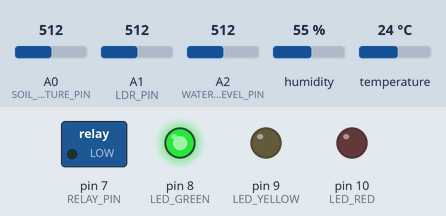
A sketch run on a simulated Arduino Uno, built with avr-gcc and run on an emulated ATmega328P. On the bench: switched loads named in the sketch (green lamp = pin HIGH), output pins drawn as LEDs (lit = HIGH). The test bench sets the inputs (shaded band); at power-on: temperature 24 °C, A0 (SOIL_MOISTURE_PIN) = 512, A2 (WATER_LEVEL_PIN) = 512, A1 (LDR_PIN) = 512, humidity 55 %. What the sketch prints to the serial monitor is not drawn.

Above: at 2.2 s.
2.3 s: temperature set to 34.7 °C
7.2 s: temperature set to 35.6 °C
At 11.2 s:
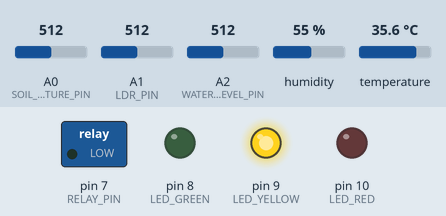
11.5 s: A0 (SOIL_MOISTURE_PIN) set to 704
13.2 s: A0 (SOIL_MOISTURE_PIN) set to 727
At 14.6 s:
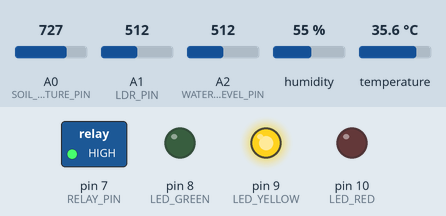
15.5 s: A2 (WATER_LEVEL_PIN) set to 154
19.5 s: A2 (WATER_LEVEL_PIN) set to 147
At 20.4 s:
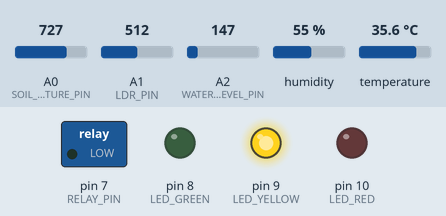
Timing chart, 0 to 22.5 s (numbered marks = the images above; inputs shaded):
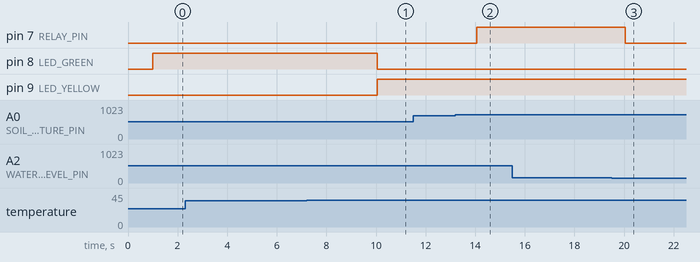

Measured:
- the behaviour switches between 35 and 35.1 °C on temperature (found by bisection; images 0 and 1)
- the behaviour switches between 711 and 712 on A0 (SOIL_MOISTURE_PIN) (found by bisection; images 1 and 2)
- the behaviour switches between 148 and 147 on A2 (WATER_LEVEL_PIN) (found by bisection; images 2 and 3)
- after the input at 2.3 s, every drawn part: stays the same
- after the input at 7.2 s, pin 8 (LED_GREEN): HIGH → LOW after 2.9 s; pin 9 (LED_YELLOW): LOW → HIGH after 2.9 s
- after the input at 11.5 s, every drawn part: stays the same
- after the input at 13.2 s, pin 7 (RELAY_PIN): LOW → HIGH after 0.86 s
- after the input at 15.5 s, every drawn part: stays the same
- after the input at 19.5 s, pin 7 (RELAY_PIN): HIGH → LOW after 0.55 s

The sketch:

smart_agriculture.ino
```cpp
/*
 * ============================================================
 * IoT Smart Agriculture Monitoring System
 * Arduino UNO / ESP32 — Sensor Reading Code
 * ============================================================
 * Sensors:
 *   - DHT22   : Temperature & Humidity  → Pin D2
 *   - Soil Moisture (Capacitive)        → Pin A0
 *   - LDR (Light Dependent Resistor)    → Pin A1
 *   - Water Level Sensor (Analog)       → Pin A2
 *   - Relay (Water Pump Control)        → Pin D7
 *   - LED Indicators                    → Pins D8, D9, D10
 *
 * Libraries needed:
 *   - DHT sensor library by Adafruit (v1.4.6+)
 *   - Adafruit Unified Sensor (v1.1.14+)
 *
 * How to install: Arduino IDE → Tools → Manage Libraries
 *   Search: "DHT sensor library" → Install
 *   Search: "Adafruit Unified Sensor" → Install
 *
 * Serial Monitor: 115200 baud
 * ============================================================
 */

#include <DHT.h>

// ── Pin Definitions ──────────────────────────────────────────
#define DHT_PIN         2       // DHT22 data pin
#define DHT_TYPE        DHT22   // DHT22 (AM2302)
#define SOIL_MOISTURE_PIN A0    // Soil moisture sensor (analog)
#define LDR_PIN         A1      // Light dependent resistor (analog)
#define WATER_LEVEL_PIN A2      // Water level sensor (analog)
#define RELAY_PIN       7       // Relay module (pump control)
#define LED_GREEN       8       // Green LED: normal
#define LED_YELLOW      9       // Yellow LED: warning
#define LED_RED         10      // Red LED: critical alert

// ── Threshold Constants ──────────────────────────────────────
#define SOIL_MOISTURE_LOW    30    // % — start irrigation
#define SOIL_MOISTURE_HIGH   65    // % — stop irrigation
#define TEMP_CRITICAL_HIGH   42.0  // °C — critical heat
#define TEMP_WARNING_HIGH    35.0  // °C — heat warning
#define HUMIDITY_LOW         25.0  // % — low humidity warning
#define WATER_LEVEL_LOW      20    // % — refill tank warning
#define WATER_LEVEL_CRITICAL 5     // % — stop pump (safety)
#define LIGHT_LOW_THRESHOLD  100   // lux — low light

// ── Calibration values (tune for your specific sensor) ───────
#define SOIL_DRY_VALUE   860   // Raw ADC value in dry air
#define SOIL_WET_VALUE   380   // Raw ADC value in water
#define WATER_EMPTY      100   // Raw ADC when tank empty
#define WATER_FULL       900   // Raw ADC when tank full
#define LDR_DARK         950   // Raw ADC in total darkness
#define LDR_BRIGHT       10    // Raw ADC in bright sunlight

// ── Global Objects ───────────────────────────────────────────
DHT dht(DHT_PIN, DHT_TYPE);

// ── State variables ──────────────────────────────────────────
bool  pumpOn      = false;
int   readingNum  = 0;

// ── Timing ───────────────────────────────────────────────────
unsigned long lastReadTime    = 0;
unsigned long lastPrintTime   = 0;
const long    READ_INTERVAL   = 2000;   // ms between readings
const long    PRINT_INTERVAL  = 2000;   // ms between prints

// ════════════════════════════════════════════════════════════
void setup() {
    Serial.begin(115200);
    delay(1000);  // Stabilize serial

    // Pin modes
    pinMode(RELAY_PIN,  OUTPUT);
    pinMode(LED_GREEN,  OUTPUT);
    pinMode(LED_YELLOW, OUTPUT);
    pinMode(LED_RED,    OUTPUT);

    // Initial state: pump OFF, green LED
    digitalWrite(RELAY_PIN,  LOW);
    digitalWrite(LED_GREEN,  HIGH);
    digitalWrite(LED_YELLOW, LOW);
    digitalWrite(LED_RED,    LOW);

    dht.begin();

    Serial.println("============================================");
    Serial.println("  IoT Smart Agriculture Monitoring System");
    Serial.println("  Arduino/ESP32 Sensor Node v1.0");
    Serial.println("============================================");
    Serial.println("Format: ID,Timestamp,Moisture%,Temp°C,Humidity%,Light lux,Water%,Pump");
    Serial.println("--------------------------------------------");
}

// ════════════════════════════════════════════════════════════
void loop() {
    unsigned long currentTime = millis();

    if (currentTime - lastReadTime >= READ_INTERVAL) {
        lastReadTime = currentTime;
        readingNum++;

        // ── 1. Read all sensors ──────────────────────────────
        float temperature = readTemperature();
        float humidity    = readHumidity();
        int   soilPct     = readSoilMoisture();
        float lightLux    = readLightLux();
        int   waterPct    = readWaterLevel();

        // ── 2. Pump control logic (hysteresis) ───────────────
        pumpOn = decidePump(soilPct, waterPct);
        digitalWrite(RELAY_PIN, pumpOn ? HIGH : LOW);

        // ── 3. LED indicator logic ────────────────────────────
        updateLEDs(soilPct, temperature, waterPct);

        // ── 4. Serial output (CSV format for logging) ────────
        printCSVReading(readingNum, soilPct, temperature,
                        humidity, lightLux, waterPct);

        // ── 5. Check thresholds and print alerts ──────────────
        checkThresholds(soilPct, temperature, humidity,
                        lightLux, waterPct);
    }
}

// ════════════════════════════════════════════════════════════
// Sensor Reading Functions
// ════════════════════════════════════════════════════════════

float readTemperature() {
    float t = dht.readTemperature();
    if (isnan(t)) {
        Serial.println("[ERROR] DHT22 Temperature read failed!");
        return -999.0;
    }
    return t;
}

float readHumidity() {
    float h = dht.readHumidity();
    if (isnan(h)) {
        Serial.println("[ERROR] DHT22 Humidity read failed!");
        return -999.0;
    }
    return h;
}

int readSoilMoisture() {
    // Average 5 readings to reduce noise
    long sum = 0;
    for (int i = 0; i < 5; i++) {
        sum += analogRead(SOIL_MOISTURE_PIN);
        delay(10);
    }
    int rawValue = sum / 5;

    // Map raw ADC to percentage (0% = dry, 100% = wet)
    int pct = map(rawValue, SOIL_DRY_VALUE, SOIL_WET_VALUE, 0, 100);
    return constrain(pct, 0, 100);
}

float readLightLux() {
    int rawLDR = analogRead(LDR_PIN);
    // Convert to approximate lux using inverse mapping
    // Higher ADC value → less resistance → more light
    // This is a simplified linear approximation
    float voltage = rawLDR * (5.0 / 1023.0);
    // Approximate lux: lux = 500 / (voltage + 0.01)
    // Calibrate this formula for your specific LDR
    if (voltage < 0.01) voltage = 0.01;
    float lux = 500.0 / voltage;
    return constrain(lux, 0.0, 100000.0);
}

int readWaterLevel() {
    int rawValue = analogRead(WATER_LEVEL_PIN);
    int pct = map(rawValue, WATER_EMPTY, WATER_FULL, 0, 100);
    return constrain(pct, 0, 100);
}

// ════════════════════════════════════════════════════════════
// Pump Control Logic (Hysteresis)
// ════════════════════════════════════════════════════════════

bool decidePump(int soilPct, int waterPct) {
    // Safety: stop pump if water tank is too low
    if (waterPct <= WATER_LEVEL_CRITICAL) {
        return false;
    }

    // Turn pump ON if soil is too dry
    if (soilPct <= SOIL_MOISTURE_LOW) {
        return true;
    }

    // Turn pump OFF if soil is sufficiently moist
    if (soilPct >= SOIL_MOISTURE_HIGH) {
        return false;
    }

    // Hysteresis zone: keep current state
    return pumpOn;
}

// ════════════════════════════════════════════════════════════
// LED Indicator Logic
// ════════════════════════════════════════════════════════════

void updateLEDs(int soilPct, float temp, int waterPct) {
    // RED: any critical condition
    bool critical = (soilPct < 10 || temp > TEMP_CRITICAL_HIGH ||
                     waterPct < WATER_LEVEL_CRITICAL);
    // YELLOW: warning condition
    bool warning = (soilPct < SOIL_MOISTURE_LOW || temp > TEMP_WARNING_HIGH ||
                    waterPct < WATER_LEVEL_LOW);

    if (critical) {
        digitalWrite(LED_RED,    HIGH);
        digitalWrite(LED_YELLOW, LOW);
        digitalWrite(LED_GREEN,  LOW);
    } else if (warning) {
        digitalWrite(LED_RED,    LOW);
        digitalWrite(LED_YELLOW, HIGH);
        digitalWrite(LED_GREEN,  LOW);
    } else {
        digitalWrite(LED_RED,    LOW);
        digitalWrite(LED_YELLOW, LOW);
        digitalWrite(LED_GREEN,  HIGH);
    }
}

// ════════════════════════════════════════════════════════════
// Serial Output — CSV Format for Data Logging
// ════════════════════════════════════════════════════════════

void printCSVReading(int id, int soil, float temp,
                     float humidity, float light, int water) {
    Serial.print(id);
    Serial.print(",");
    Serial.print(millis() / 1000);  // Seconds since boot
    Serial.print(",");
    Serial.print(soil);
    Serial.print(",");
    Serial.print(temp, 1);
    Serial.print(",");
    Serial.print(humidity, 1);
    Serial.print(",");
    Serial.print(light, 0);
    Serial.print(",");
    Serial.print(water);
    Serial.print(",");
    Serial.println(pumpOn ? "ON" : "OFF");
}

// ════════════════════════════════════════════════════════════
// Threshold Checking and Alert Generation
// ════════════════════════════════════════════════════════════

void checkThresholds(int soil, float temp, float humidity,
                     float light, int water) {
    // ── Soil Moisture ─────────────────────────────────────
    if (soil <= 10) {
        Serial.println("[CRITICAL] Soil moisture critically low! Crops wilting!");
    } else if (soil <= SOIL_MOISTURE_LOW) {
        Serial.println("[WARNING] Soil moisture low. Starting irrigation.");
    } else if (soil >= 95) {
        Serial.println("[CRITICAL] Soil moisture too high! Root rot risk!");
    } else if (soil >= 85) {
        Serial.println("[WARNING] Soil moisture high. Waterlogging risk.");
    }

    // ── Temperature ───────────────────────────────────────
    if (temp > 0 && temp <= TEMP_CRITICAL_HIGH && temp > TEMP_WARNING_HIGH) {
        Serial.print("[WARNING] High temperature: ");
        Serial.print(temp);
        Serial.println("°C — heat stress detected.");
    } else if (temp > TEMP_CRITICAL_HIGH) {
        Serial.print("[CRITICAL] Temperature ");
        Serial.print(temp);
        Serial.println("°C — crop damage risk!");
    }

    // ── Humidity ──────────────────────────────────────────
    if (humidity > 0 && humidity < HUMIDITY_LOW) {
        Serial.print("[WARNING] Low humidity: ");
        Serial.print(humidity);
        Serial.println("% — drought stress.");
    } else if (humidity > 95.0) {
        Serial.println("[WARNING] Very high humidity — fungal disease risk.");
    }

    // ── Water Level ───────────────────────────────────────
    if (water <= WATER_LEVEL_CRITICAL) {
        Serial.println("[CRITICAL] Water tank nearly empty! Pump stopped.");
    } else if (water <= WATER_LEVEL_LOW) {
        Serial.print("[WARNING] Water level low: ");
        Serial.print(water);
        Serial.println("% — refill tank soon.");
    }

    // ── Pump Status ───────────────────────────────────────
    Serial.print("[INFO] Pump: ");
    Serial.println(pumpOn ? "ON (Irrigating)" : "OFF (Standby)");
    Serial.println("--------------------------------------------");
}
```
